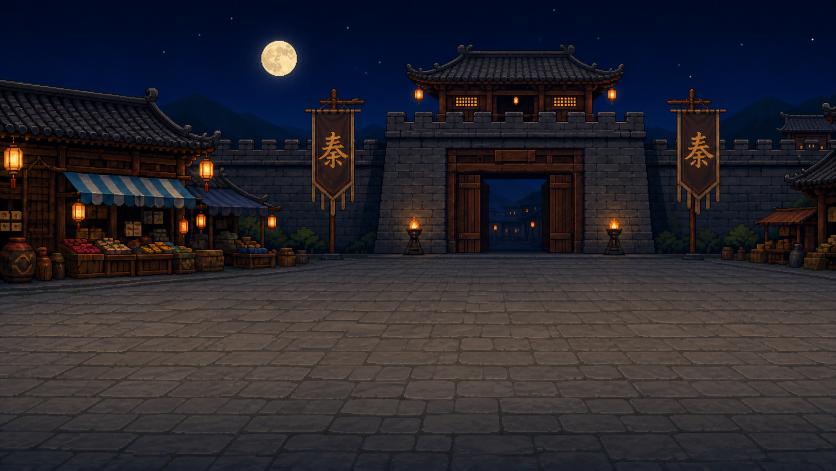
#> input picture design-reference/masters/backgrounds/moon_gate.png, 1672 x 941 px (shown at 1/2 size); its folder holds 4 pictures in this run; the run also reads 1 picture not shown here
$ python make_background_variants.py
#> lines starting #> are read from the running program, lines starting #| are printed output that depends on the picture; after the words box and inside, x2 and y2 are one past the last pixel; in counts of white or black regions, pixels touching at a corner belong together
#!/usr/bin/env python3
"""Derive the five remaining round backdrops (and the lantern prop) from the
two painted masters plus procedural overlays.

The painted masters market.png / moon_gate.png are AI-generated concept art.
Each output below re-uses their painterly pixel texture and re-tones it for a
different location on the journey, then adds small procedural set pieces
(bamboo, ridges, stairs, throne, ...). Deterministic: no RNG.

Outputs (both re-runnable):
  design-reference/masters/backgrounds/<name>.png  1672x941 derived master
  public/assets/backgrounds/<name>.png             1600x900 NEAREST final
  design-reference/masters/props/lantern.png       40x56 RGBA prop master
  public/assets/props/lantern.png                  40x56 RGBA prop
"""

from pathlib import Path

import numpy as np
from PIL import Image, ImageDraw

ROOT = Path(__file__).resolve().parent.parent
MASTER_DIR = ROOT / "design-reference" / "masters" / "backgrounds"
PROP_MASTER_DIR = ROOT / "design-reference" / "masters" / "props"
FINAL_BG_DIR = ROOT / "public" / "assets" / "backgrounds"
FINAL_PROP_DIR = ROOT / "public" / "assets" / "props"

W, H = 1672, 941

# 4x4 ordered dither so ramp recolors keep the painted pixel-cluster feel.
_BAYER = np.array(
    [[0, 8, 2, 10], [12, 4, 14, 6], [3, 11, 1, 9], [15, 7, 13, 5]], dtype=np.float64
) / 16.0
BAYER = np.tile(_BAYER, (H // 4 + 1, W // 4 + 1))[:H, :W]

VERMILION = [(46, 12, 10), (88, 24, 16), (130, 38, 22), (172, 56, 30), (206, 84, 42), (232, 124, 58)]
JADE = [(14, 30, 20), (24, 48, 31), (38, 72, 43), (58, 100, 57), (88, 132, 74), (122, 166, 94)]
WARM_STONE = [(58, 42, 34), (88, 64, 50), (122, 90, 68), (160, 122, 90), (198, 158, 116)]
CARPET = [(70, 14, 12), (104, 22, 16), (140, 32, 22), (176, 46, 30)]
GOLD = (212, 164, 84)
GOLD_DIM = (150, 110, 58)

_YY, _XX = np.mgrid[0:H, 0:W]


def load_master(name: str) -> np.ndarray:
    return np.asarray(Image.open(MASTER_DIR / f"{name}.png").convert("RGB"), dtype=np.float64)


def to_hsv(rgb_arr: np.ndarray):
    r, g, b = rgb_arr[..., 0], rgb_arr[..., 1], rgb_arr[..., 2]
    mx = rgb_arr.max(axis=-1)
    mn = rgb_arr.min(axis=-1)
    diff = mx - mn
    v = mx
    s = np.where(mx > 0, diff / np.maximum(mx, 1e-6), 0)
    h = np.zeros_like(mx)
    m = (mx == r) & (diff > 0)
    h[m] = (60 * ((g - b) / diff)[m]) % 360
    m = (mx == g) & (diff > 0)
    h[m] = 60 * ((b - r) / diff)[m] + 120
    m = (mx == b) & (diff > 0)
    h[m] = 60 * ((r - g) / diff)[m] + 240
    return h, s, v


def ramp_recolor(img: np.ndarray, mask: np.ndarray, ramp) -> np.ndarray:
    """Recolor masked pixels onto a luminance ramp, preserving local detail."""
    ramp = np.asarray(ramp, dtype=np.float64)
    lum = img @ np.array([0.299, 0.587, 0.114])
    vals = lum[mask]
    if vals.size == 0:
        return img
    lo, hi = np.percentile(vals, [2, 98])
    t = np.clip((lum - lo) / max(1e-6, hi - lo), 0, 1)
    t = np.clip(t + (BAYER - 0.5) * 0.10, 0, 1)
    pos = t * (len(ramp) - 1)
    i0 = np.floor(pos).astype(int)
    i1 = np.minimum(i0 + 1, len(ramp) - 1)
    f = (pos - i0)[..., None]
    color = ramp[i0] * (1 - f) + ramp[i1] * f
    out = img.copy()
    out[mask] = color[mask]
    return out


def add_glow(img: np.ndarray, cx, cy, r, color, strength=1.0) -> None:
    d = np.sqrt((_XX - cx) ** 2 + (_YY - cy) ** 2) / r
    fall = np.clip(1 - d, 0, 1) ** 2 * strength
    img += fall[..., None] * np.asarray(color, dtype=np.float64)


def structure_mask(img: np.ndarray, y0=300, y1=590, sat_max=0.34, val_min=12) -> np.ndarray:
    """Low-saturation pixels inside the architecture band (stone/wood/plaster)."""
    _, s, v = to_hsv(img)
    band = np.zeros((H, W), dtype=bool)
    band[y0:y1, :] = True
    return band & (s < sat_max) & (v > val_min)


def mask_from_draw(draw_fn) -> np.ndarray:
    canvas = Image.new("L", (W, H), 0)
    draw_fn(ImageDraw.Draw(canvas))
    return np.asarray(canvas, dtype=np.float64) / 255.0 > 0.5


def paint(img: np.ndarray, mask: np.ndarray, color) -> None:
    img[mask] = np.asarray(color, dtype=np.float64)


def outline_mask(mask: np.ndarray) -> np.ndarray:
    """1px dilation minus the mask itself."""
    dil = mask.copy()
    dil[1:, :] |= mask[:-1, :]
    dil[:-1, :] |= mask[1:, :]
    dil[:, 1:] |= mask[:, :-1]
    dil[:, :-1] |= mask[:, 1:]
    return dil & ~mask


# --------------------------------------------------------------------------
# Scene derivations
# --------------------------------------------------------------------------

def make_vermilion() -> np.ndarray:
    """Stage-1/4 vermilion court gate: moon gate re-lacquered red + gold."""
    img = load_master("moon_gate")
    img = ramp_recolor(img, structure_mask(img), VERMILION)
#> in to_hsv, `m = (mx == r) & (diff > 0)`:
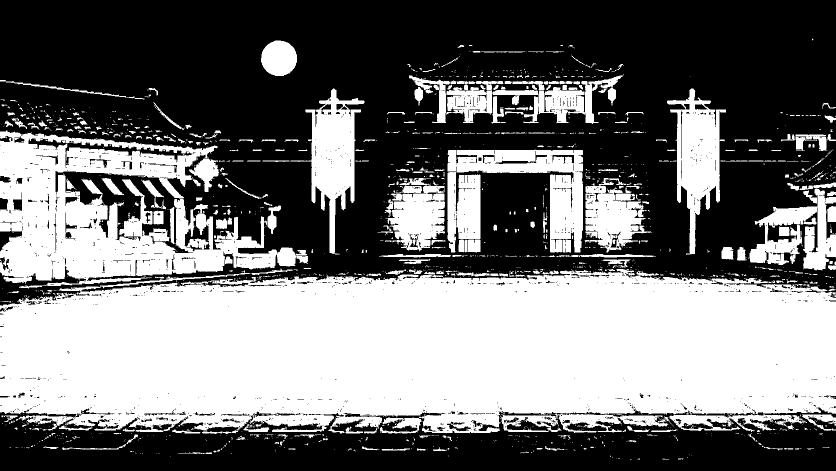
#> m: shape (941, 1672) bool (shown at 1/2 size); 45.7% white; 1606 white regions (1268 under 20 px), largest, box (x1, y1, x2, y2) and area: (0, 538, 1672, 868) 464012, (0, 261, 616, 577) 92632, (895, 299, 1166, 505) 19935
#> in structure_mask, `return band & (s < sat_max) & (v > val_min)`:
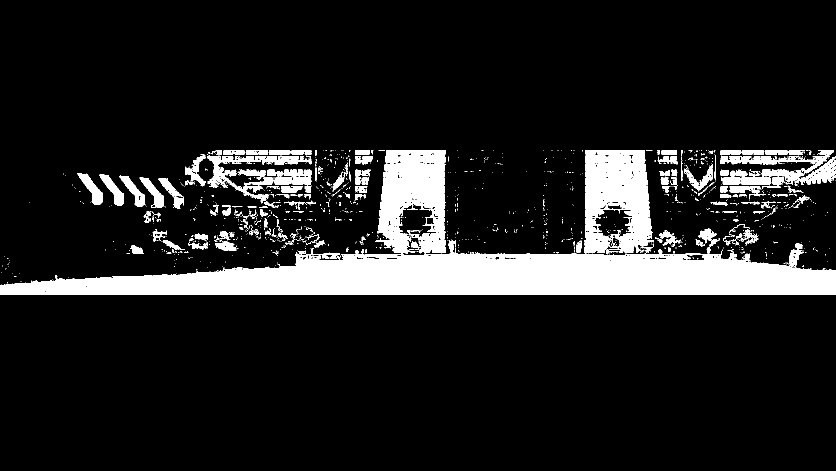
#> returned value: shape (941, 1672) bool (shown at 1/2 size); 12.1% white; 1312 white regions (1124 under 20 px), largest, box (x1, y1, x2, y2) and area: (0, 496, 1672, 590) 105713, (1168, 300, 1308, 509) 20649, (751, 300, 892, 508) 20462
#> in ramp_recolor, `ramp = np.asarray(ramp, dtype=np.float64)`: ramp = [[46, 12, 10], [88, 24, 16], [130, 38, 22], [172, 56, 30], [206, 84, 42], [232, 124, 58]]
#> in ramp_recolor, `lo, hi = np.percentile(vals, [2, 98])`: lo = 17.91; hi = 76.94
#> in ramp_recolor, `i1 = np.minimum(i0 + 1, len(ramp) - 1)`:
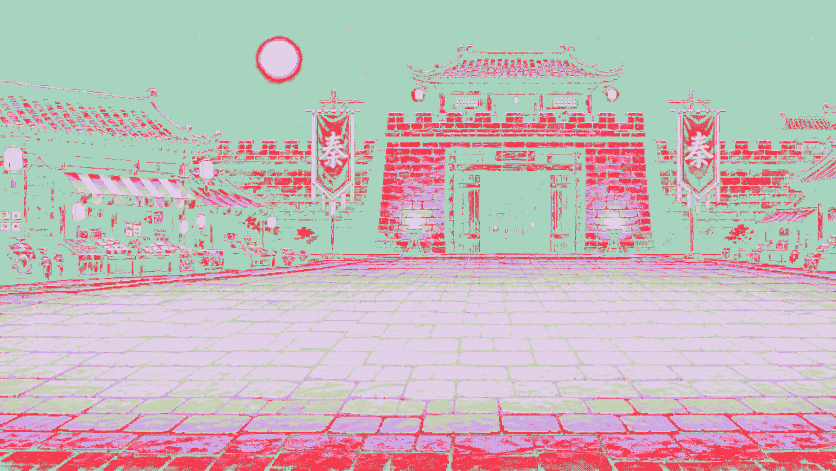
#> i1: shape (941, 1672) int64 (shown at 1/2 size); 5 distinct labels, from 1 to 5; one colour per label, 0 black
    # Deepen the sky a touch toward dusk plum.
    sky = _YY < 300
    img[sky] *= np.array([1.06, 0.98, 0.98])
    # Warm up the gate lanterns/windows: saturated warm pixels glow harder.
    _, s, v = to_hsv(img)
    warm = (s > 0.35) & (v > 90) & (_YY > 280)
    img[warm] = np.clip(img[warm] * np.array([1.10, 1.02, 0.90]), 0, 255)
    # Two extra hanging lanterns flanking the gate opening.
    for cx in (560, 1112):
        body = mask_from_draw(lambda d, cx=cx: d.ellipse([cx - 13, 420, cx + 13, 462], fill=255))
        img[body] = (168, 32, 22)
        core = mask_from_draw(lambda d, cx=cx: d.ellipse([cx - 7, 429, cx + 7, 453], fill=255))
        img[core] = (232, 110, 52)
        img[outline_mask(body)] = (40, 10, 8)
        cap = mask_from_draw(lambda d, cx=cx: d.rectangle([cx - 8, 414, cx + 8, 420], fill=255))
        img[cap] = GOLD_DIM
        add_glow(img, cx, 441, 58, (200, 90, 40), 0.5)
    return np.clip(img, 0, 255)


def make_zhao_garden() -> np.ndarray:
    """Stage-2 Zhao mansion garden: market re-toned jade + bamboo groves."""
    img = load_master("market")
    img = ramp_recolor(img, structure_mask(img), JADE)
    # Ground path: cool it toward mossy slate.
    ground = _YY > 620
    img[ground] *= np.array([0.88, 0.98, 0.92])
    img = np.clip(img, 0, 255)

    def bamboo(cx, base_y, height, lean=6):
        stems = []
        for k, dx in enumerate((-14, 0, 13)):
            top = base_y - height + (k * 9)
            x0 = cx + dx
            x1 = x0 + lean
            seg = mask_from_draw(lambda d, x0=x0, x1=x1, t=top, b=base_y: d.line([(x0, t), (x1, b)], fill=255, width=4))
            stems.append(seg)
            img[seg] = (34, 66, 44)
            for node_y in range(top + 18, base_y, 26):
                node = mask_from_draw(
                    lambda d, x0=x0, x1=x1, ny=node_y: d.line([(x0 - 1, ny), (x1 + 1, ny)], fill=255, width=2))
                img[node] = (56, 96, 62)
            # leaf clusters from upper nodes
            for node_y in range(top + 24, base_y - 40, 34):
                for sgn in (-1, 1):
                    ex = x1 + sgn * (20 + (node_y % 3) * 4)
                    ey = node_y - 12 - (node_y % 2) * 6
                    leaf = mask_from_draw(
                        lambda d, x0=x1, y0=node_y, ex=ex, ey=ey: d.polygon(
                            [(x0, y0), (ex, ey), (x0 + sgn * 3, y0 + 5)], fill=255))
                    img[leaf] = (28, 78, 48) if sgn < 0 else (36, 92, 56)
        for seg in stems:
            img[outline_mask(seg)] = (12, 26, 18)

    for cx, base in ((120, 640), (268, 662), (1408, 648), (1560, 630)):
        bamboo(cx, base, 250 + (cx % 60), lean=5 + (cx % 7) - 3)

    # Low hedge clumps along the structure baseline.
    for cx in (520, 700, 980, 1160):
        hedge = mask_from_draw(lambda d, cx=cx: d.ellipse([cx - 46, 596, cx + 46, 648], fill=255))
        hi = mask_from_draw(lambda d, cx=cx: d.ellipse([cx - 30, 602, cx + 22, 630], fill=255))
        img[hedge] = (22, 52, 33)
        img[hi] = (34, 72, 44)
        img[outline_mask(hedge)] = (10, 24, 16)
    return np.clip(img, 0, 255)


def make_border_wall() -> np.ndarray:
    """Stage-3 Great Wall border: moon gate in cold mist + ridge lines."""
    img = load_master("moon_gate")
    # Cold slate grade for grey stone; keep warm lantern light intact.
    _, s, _ = to_hsv(img)
    cold = np.clip(img * np.array([0.80, 0.92, 1.12]) - 6, 0, 255) * 0.94
    keep = np.clip((s - 0.15) / 0.25, 0, 1)[..., None]
    img = img * keep + cold * (1 - keep)

    def ridge(base_y, amp, freq, phase, color):
        xs = np.arange(0, W + 8, 8)
        ys = base_y + amp * (np.sin(xs / freq + phase) + 0.5 * np.sin(xs / (freq * 0.53) + phase * 1.7))
        poly = [(int(x), float(y)) for x, y in zip(xs, ys)]
        poly += [(W + 8, base_y + 44), (-8, base_y + 44)]
        m = mask_from_draw(lambda d, poly=poly: d.polygon(poly, fill=255)) & (_YY < 318)
        edge = mask_from_draw(lambda d, poly=poly: d.line(poly[: len(poly) - 2], fill=255, width=2)) & (_YY < 318)
        img[m] = color
        img[edge] = tuple(min(255, c + 16) for c in color)

    ridge(300, 34, 210, 1.2, (34, 44, 66))
    ridge(322, 26, 150, 4.0, (46, 58, 84))
    # Pale mist-moon upper left.
    disc = mask_from_draw(lambda d: d.ellipse([214, 64, 306, 156], fill=255))
    img[disc] = (214, 224, 238)
    shade = mask_from_draw(lambda d: d.ellipse([238, 78, 306, 146], fill=255))
    img[shade] = (182, 196, 216)
    add_glow(img, 260, 110, 150, (140, 160, 190), 0.4)
    # Beacon tower on the right wall with a watch fire.
    tower = mask_from_draw(lambda d: d.polygon([(1318, 470), (1444, 470), (1430, 330), (1332, 330)], fill=255))
    hip = mask_from_draw(lambda d: d.polygon([(1320, 330), (1442, 330), (1410, 288), (1352, 288)], fill=255))
    img[tower] = (58, 70, 96)
    img[hip] = (40, 50, 72)
    for y in (366, 402, 438):
        slit = mask_from_draw(lambda d, y=y: d.rectangle([1372, y, 1392, y + 10], fill=255))
        img[slit] = (30, 38, 56)
    img[outline_mask(tower)] = (22, 28, 44)
    bowl = mask_from_draw(lambda d: d.rectangle([1358, 272, 1406, 288], fill=255))
    img[bowl] = (70, 60, 60)
    fire = mask_from_draw(lambda d: d.ellipse([1366, 246, 1398, 276], fill=255))
    img[fire] = (232, 128, 44)
    add_glow(img, 1382, 258, 90, (220, 120, 50), 0.6)
    return np.clip(img, 0, 255)


def make_palace_approach(vermilion: np.ndarray) -> np.ndarray:
    """Stage-4 palace approach: richer court + grand stair + gate pillars."""
    img = vermilion.copy()
    h, s, v = to_hsv(img)
    img = img * (0.92 + 0.18 * s[..., None])
    # Grand stair centered on the gate opening.
    steps = [
        (566, 700, 1106, 742),
        (596, 664, 1076, 702),
        (626, 628, 1046, 664),
        (656, 594, 1016, 628),
    ]
    for i, (x0, y0, x1, y1) in enumerate(steps):
        step = mask_from_draw(lambda d, b=(x0, y0, x1, y1): d.rectangle(list(b), fill=255))
        img[step] = WARM_STONE[min(i + 1, 3)]
        lip = mask_from_draw(lambda d, b=(x0, y0, x1, y1): d.rectangle([b[0], b[1], b[2], b[1] + 5], fill=255))
        img[lip] = WARM_STONE[4]
        img[outline_mask(step)] = (34, 22, 16)
    # Flanking pillars with gold collars.
    for cx in (330, 1342):
        pil = mask_from_draw(lambda d, cx=cx: d.rectangle([cx - 17, 330, cx + 17, 640], fill=255))
        img[pil] = (150, 42, 26)
        lite = mask_from_draw(lambda d, cx=cx: d.rectangle([cx - 17, 330, cx - 8, 640], fill=255))
        img[lite] = (184, 62, 34)
        for y in (352, 600):
            collar = mask_from_draw(lambda d, cx=cx, y=y: d.rectangle([cx - 21, y, cx + 21, y + 10], fill=255))
            img[collar] = GOLD_DIM
        cap = mask_from_draw(lambda d, cx=cx: d.rectangle([cx - 26, 316, cx + 26, 332], fill=255))
        img[cap] = (108, 30, 20)
        img[outline_mask(pil)] = (34, 10, 8)
    return np.clip(img, 0, 255)


def make_throne_hall(vermilion: np.ndarray) -> np.ndarray:
    """Stage-5 throne hall interior: ceiling, lantern rows, throne, carpet."""
    img = vermilion.copy()
    # Sky band becomes a dark interior ceiling gradient; blend the cut so no
    # horizon seam or leftover distant roofline survives at the junction.
    grad = np.clip(_YY / 336.0, 0, 1)[..., None]
    ceil_color = (24, 9, 9) * (1 - grad) + (64, 20, 15) * grad
    full = _YY < 310
    blend = (_YY >= 310) & (_YY < 336)
    img[full] = ceil_color[full]
    w = (((_YY - 310) / 26.0)[..., None] * 0.85)[blend]
    img[blend] = img[blend] * w + ceil_color[blend] * (1 - w)
    # Rows of hanging palace lanterns.
    for row_y, count in ((110, 6), (178, 5), (246, 6)):
        gap = W / (count + 1)
        for i in range(count):
            cx = int(gap * (i + 1))
            chain = mask_from_draw(lambda d, cx=cx, y=row_y: d.line([(cx, row_y - 26), (cx, row_y)], fill=255, width=2))
            img[chain] = GOLD_DIM
            body = mask_from_draw(lambda d, cx=cx, y=row_y: d.ellipse([cx - 11, row_y, cx + 11, row_y + 26], fill=255))
            img[body] = (168, 34, 22)
            core = mask_from_draw(lambda d, cx=cx, y=row_y: d.ellipse([cx - 6, row_y + 6, cx + 6, row_y + 20], fill=255))
            img[core] = (240, 150, 70)
            img[outline_mask(body)] = (36, 10, 8)
            add_glow(img, cx, row_y + 13, 46, (210, 110, 50), 0.4)
    # Throne dais + high-back throne silhouette at the gate.
    dais = mask_from_draw(lambda d: d.polygon([(700, 620), (972, 620), (942, 560), (730, 560)], fill=255))
    img[dais] = (96, 24, 18)
    img[outline_mask(dais)] = (36, 10, 8)
    seat = mask_from_draw(
        lambda d: d.polygon([(806, 470), (866, 470), (878, 566), (794, 566)], fill=255))
    img[seat] = (120, 30, 22)
    for y in range(478, 566, 14):
        trim = mask_from_draw(lambda d, y=y: d.rectangle([800, y, 872, y + 3], fill=255))
        img[trim] = GOLD
    img[outline_mask(seat)] = (30, 8, 6)
    add_glow(img, 836, 520, 120, (180, 90, 40), 0.28)
    # Red carpet runway down the middle.
    carpet = (_XX > 656) & (_XX < 1016) & (_YY > 616)
    img[carpet] = np.clip(img[carpet] * 0.55, 0, 255)
    ramp = np.asarray(CARPET, dtype=np.float64)
    shade = (np.clip((_YY - 616) / 325.0, 0, 1) * (len(ramp) - 1)).astype(int)
    img[carpet] = ramp[np.clip(shade[carpet], 0, len(ramp) - 1)]
    for cx in (656, 1016):
        border = (_XX > cx - 8) & (_XX < cx + 8) & (_YY > 616)
        img[border] = GOLD_DIM
    return np.clip(img, 0, 255)


# --------------------------------------------------------------------------
# Lantern breakable prop
# --------------------------------------------------------------------------

def make_lantern() -> Image.Image:
    pw, ph = 40, 56
    im = Image.new("RGBA", (pw, ph), (0, 0, 0, 0))
    d = ImageDraw.Draw(im)
    ink = (26, 8, 8, 255)
    d.line([(20, 0), (20, 6)], fill=ink, width=2)
    d.rectangle([13, 6, 27, 11], fill=(150, 110, 58, 255), outline=ink)
    d.ellipse([7, 11, 33, 41], fill=(170, 34, 24, 255), outline=ink)
    d.ellipse([12, 15, 28, 37], fill=(214, 60, 36, 255))
    d.ellipse([16, 20, 24, 32], fill=(255, 186, 96, 255))
    d.line([7, 22, 12, 20], fill=ink, width=1)
    d.line([33, 22, 28, 20], fill=ink, width=1)
    d.rectangle([14, 41, 26, 46], fill=(150, 110, 58, 255), outline=ink)
    d.line([(20, 46), (20, 52)], fill=(170, 34, 24, 255), width=2)
    d.line([(16, 50), (24, 50)], fill=(212, 164, 84, 255), width=2)
    return im


# --------------------------------------------------------------------------
# Driver
# --------------------------------------------------------------------------

def save_master_and_final(arr: np.ndarray, name: str) -> None:
    master = Image.fromarray(arr.astype(np.uint8), "RGB")
    MASTER_DIR.mkdir(parents=True, exist_ok=True)
    FINAL_BG_DIR.mkdir(parents=True, exist_ok=True)
    master.save(MASTER_DIR / f"{name}.png", format="PNG")
    final = master.resize((1600, 900), resample=Image.Resampling.NEAREST)
    final.save(FINAL_BG_DIR / f"{name}.png", format="PNG")
    print(f"{name}: master 1672x941 + final 1600x900")


def main() -> None:
    vermilion = make_vermilion()
#> in to_hsv (call 2), `s = np.where(mx > 0, diff / np.maximum(mx, 1e-6), 0)`:
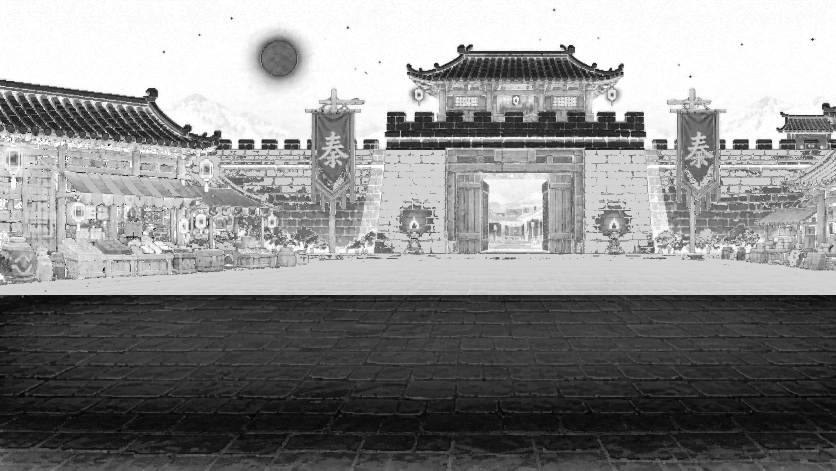
#> s: shape (941, 1672) float64 (shown at 1/2 size); min 0, max 1, mean 0.544
#> in to_hsv (call 2), `m = (mx == b) & (diff > 0)`:
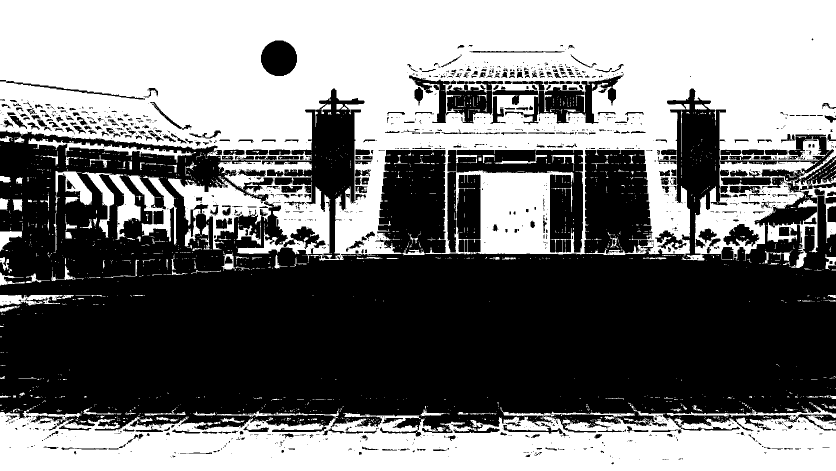
#> m: shape (941, 1672) bool (shown at 1/2 size); 47.1% white; 1894 white regions (1719 under 20 px), largest, box (x1, y1, x2, y2) and area: (0, 0, 1672, 536) 547536, (0, 819, 1672, 941) 152272, (164, 344, 282, 480) 5017
#> in to_hsv (call 2), `h[m] = 60 * ((r - g) / diff)[m] + 240`:
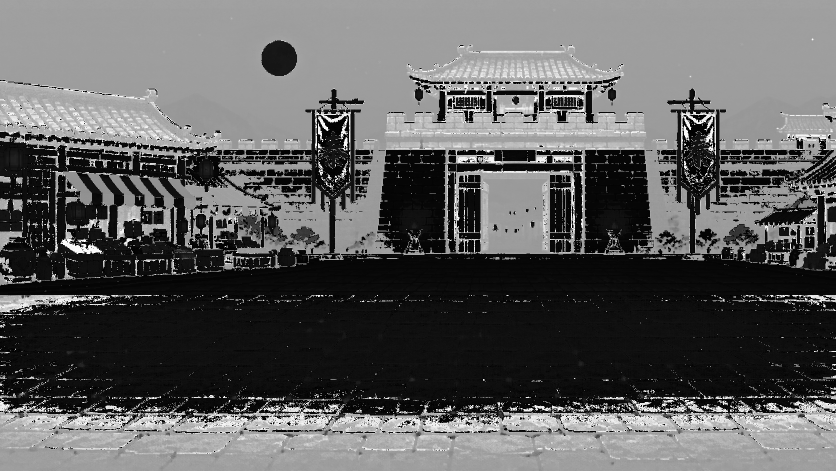
#> h: shape (941, 1672) float64 (shown at 1/2 size); min 0, max 359.5, mean 133; drawn with min black and max white
#> after the loop in make_vermilion, `for cx in (560, 1112):`:
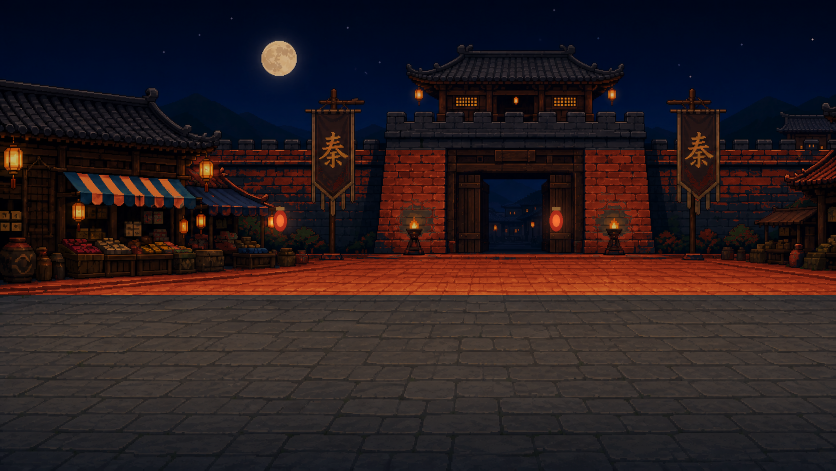
#> img: shape (941, 1672, 3) float64 (shown at 1/2 size); mean R, G, B 54, 38.3, 41.3; drawn with min black and max white
    save_master_and_final(vermilion, "vermilion_court")
    save_master_and_final(make_zhao_garden(), "zhao_garden")
    save_master_and_final(make_border_wall(), "border_wall")
    save_master_and_final(make_palace_approach(vermilion), "palace_approach")
    save_master_and_final(make_throne_hall(vermilion), "throne_hall")

    lantern = make_lantern()
    PROP_MASTER_DIR.mkdir(parents=True, exist_ok=True)
    FINAL_PROP_DIR.mkdir(parents=True, exist_ok=True)
    lantern.save(PROP_MASTER_DIR / "lantern.png", format="PNG")
    lantern.save(FINAL_PROP_DIR / "lantern.png", format="PNG")
    print("lantern: 40x56 RGBA prop")


if __name__ == "__main__":
    main()
